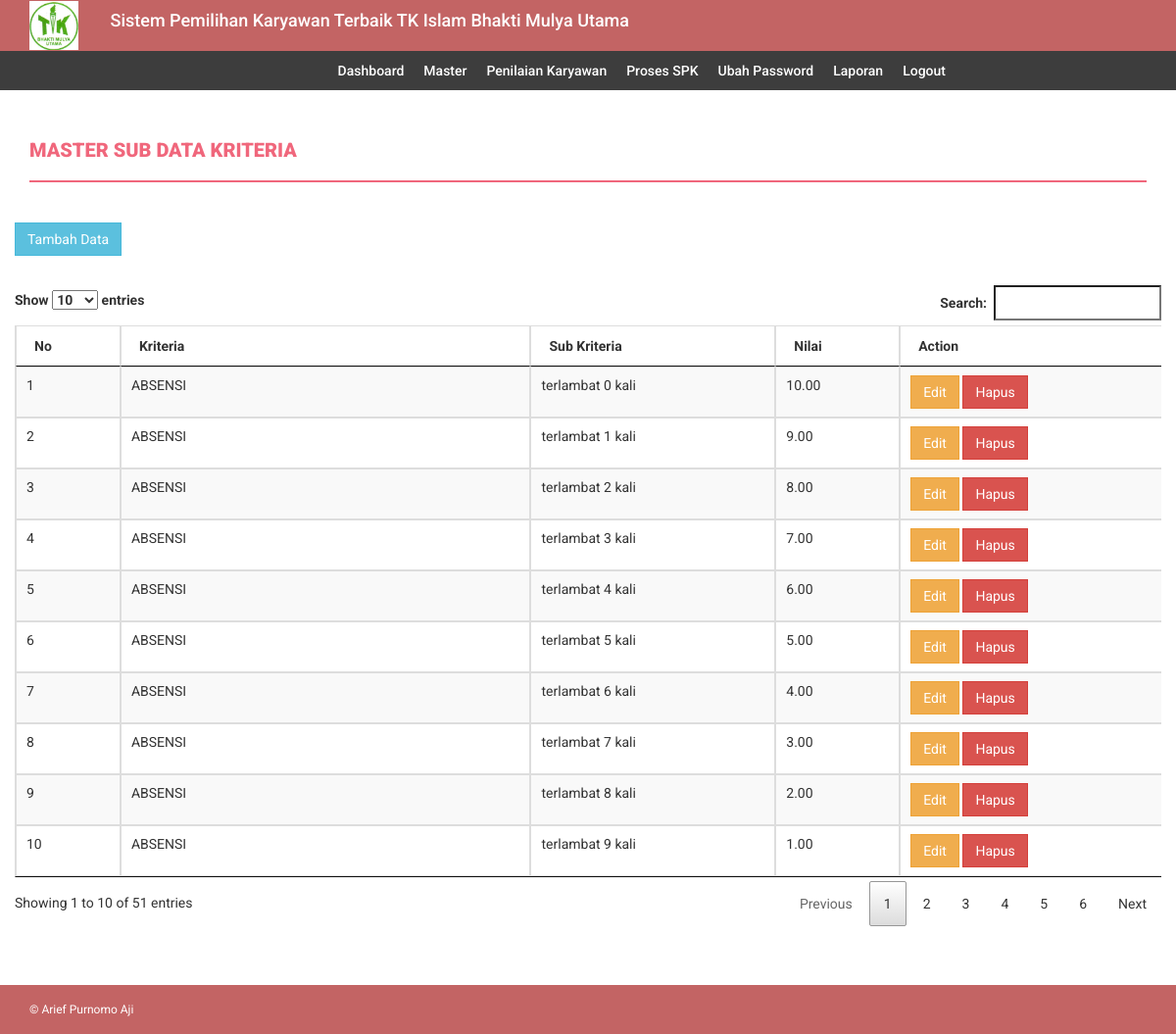
Page /tampil_subkriteria.php (signed in) on the committed database.
### tables this page shows
CREATE TABLE `sub_kriteria` (
  `id_subkriteria` int(11) NOT NULL,
  `id_kriteria` int(11) NOT NULL,
  `subkriteria` varchar(255) NOT NULL,
  `nilai` float(10,2) NOT NULL
);

CREATE TABLE `kriteria` (
  `id_kriteria` int(11) NOT NULL,
  `kriteria` varchar(32) DEFAULT NULL,
  `bobot` float(5,2) DEFAULT NULL,
  `type` varchar(12) DEFAULT NULL
);

### db/db_config.php (called while the page is built, shortened)
<?php
	class database extends PDO{
		protected $dsn = 'mysql:host=localhost;dbname=db_spk';
		protected $dsu = 'root';
		protected $dsp = '';
		private $cmd = '';
		function __construct(){
			try {
				$this->db = new PDO($this->dsn,$this->dsu,$this->dsp);
			} catch (PDOException $e) {
				echo $e->getMessage();
			}
		}
		function select($c,$t){
			$this->cmd = "select $c from $t";
			return $this;
		}
		function where($params){
			$this->cmd .= " where $params";
			return $this;
		}
		function get(){
			$q = $this->db->prepare($this->cmd);
			$q->execute();
			return $q->fetchAll();
		}
	}
?>

### tampil_subkriteria.php (the view, shortened to what this page needs)
<?php include 'header.php';?>
<?php include 'menu.php';?>
    <div class="content-wrapper">
        <div class="container">
            <div class="row">
                <div class="col-md-12">
                    <h4 class="page-head-line">Master Sub Data Kriteria</h4>
                </div>
            </div>
            <div class="row">
                <div class="col-md-12">
                </div>
            </div>
            <div class="row">
                <div><a href="input_subkriteria.php" class="btn btn-info">Tambah Data</a></div>
                <br>
                <div class="table-responsive">
                    <table id="example1" class="table table-striped table-bordered">
                        <thead>
                            <tr>
                                <th>No</th>
                                <th>Kriteria</th>
                                <th>Sub Kriteria</th>
                                <th>Nilai</th>
                                <th>Action</th>
                            </tr>
                        </thead>
                        <tbody>
                            <?php $no=1; foreach($db->select('sub_kriteria.id_subkriteria,sub_kriteria.subkriteria,kriteria.kriteria,sub_kriteria.nilai','sub_kriteria,kriteria')->where('sub_kriteria.id_kriteria=kriteria.id_kriteria')->get() as $data): ?>
                            <tr>
                                <td><?= $no;?></td>
                                <td><?= $data['kriteria']?></td>
                                <td><?= $data['subkriteria']?></td>
                                <td><?= $data['nilai']?></td>
                                <td>
                                    <a class="btn btn-warning" href="edit_subkriteria.php?id=<?php echo $data[0]?>">Edit</a>
                                    <a class="btn btn-danger" onclick="return confirm('Yakin Hapus?')" href="delete_subkriteria.php?id=<?php echo $data[0]?>">Hapus</a>
                                </td>
                            </tr>
                            <?php $no++; endforeach; ?>
                        </tbody>
                    </table>
                </div>
            </div>
        </div>
    </div>
<?php include 'footer.php'; ?>

### assets/css/style.css (style rules this page uses)
body { font-family: 'Roboto', sans-serif; line-height: 30px; }
.content-wrapper { margin-top: 40px; min-height: 600px; padding-bottom: 60px; }
.page-head-line { font-weight: 900; padding-bottom: 20px; border-bottom: 2px solid #F0677C; text-transform: uppercase; color: #F0677C; font-size: 20px; margin-bottom: 40px; }
.btn { border-radius: 0px; -webkit-border-radius: 0px; -moz-border-radius: 0px; }

### assets/css/datatable.css (style rules this page uses)
table.dataTable { width: 100%; margin: 0 auto; clear: both; border-collapse: separate; border-spacing: 0; }
table.dataTable thead th, table.dataTable tfoot th { font-weight: bold; }
table.dataTable thead th, table.dataTable thead td { padding: 10px 18px; border-bottom: 1px solid #111; }
table.dataTable thead .sorting, table.dataTable thead .sorting_asc, table.dataTable thead .sorting_desc, table.dataTable thead .sorting_asc_disabled, table.dataTable thead .sorting_desc_disabled { cursor: pointer; *cursor: hand; background-repeat: no-repeat; background-position: center right; }
table.dataTable thead .sorting { background-image: url("../images/sort_both.png"); }
table.dataTable thead .sorting_asc { background-image: url("../images/sort_asc.png"); }
table.dataTable tbody tr { background-color: #ffffff; }
table.dataTable tbody th, table.dataTable tbody td { padding: 8px 10px; }
table.dataTable.no-footer { border-bottom: 1px solid #111; }
table.dataTable, table.dataTable th, table.dataTable td { box-sizing: content-box; }

### rows in the picture
sub_kriteria: id_kriteria.kriteria "ABSENSI", subkriteria "terlambat 0 kali", nilai "10.00"
sub_kriteria: id_kriteria.kriteria "ABSENSI", subkriteria "terlambat 1 kali", nilai "9.00"
sub_kriteria: id_kriteria.kriteria "ABSENSI", subkriteria "terlambat 2 kali", nilai "8.00"
sub_kriteria: id_kriteria.kriteria "ABSENSI", subkriteria "terlambat 3 kali", nilai "7.00"
sub_kriteria: id_kriteria.kriteria "ABSENSI", subkriteria "terlambat 4 kali", nilai "6.00"
sub_kriteria: id_kriteria.kriteria "ABSENSI", subkriteria "terlambat 5 kali", nilai "5.00"
sub_kriteria: id_kriteria.kriteria "ABSENSI", subkriteria "terlambat 6 kali", nilai "4.00"
sub_kriteria: id_kriteria.kriteria "ABSENSI", subkriteria "terlambat 7 kali", nilai "3.00"
sub_kriteria: id_kriteria.kriteria "ABSENSI", subkriteria "terlambat 8 kali", nilai "2.00"
sub_kriteria: id_kriteria.kriteria "ABSENSI", subkriteria "terlambat 9 kali", nilai "1.00"
